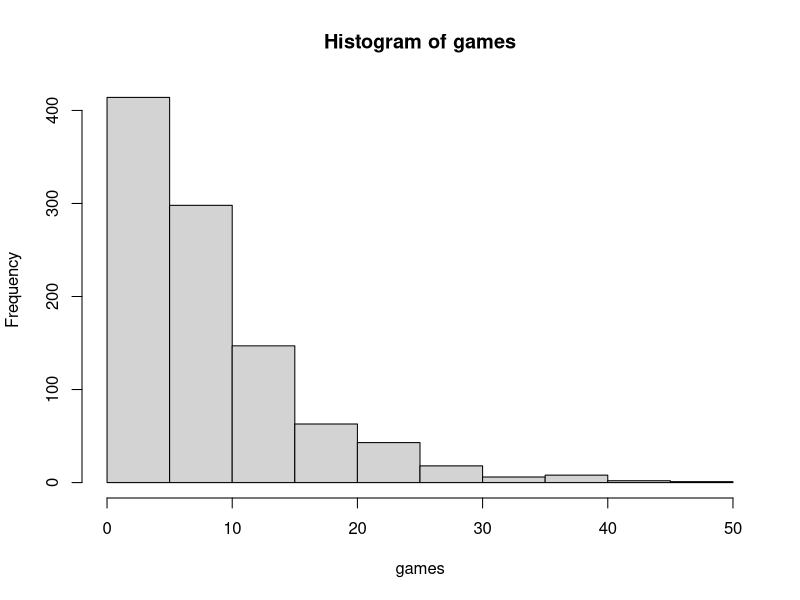
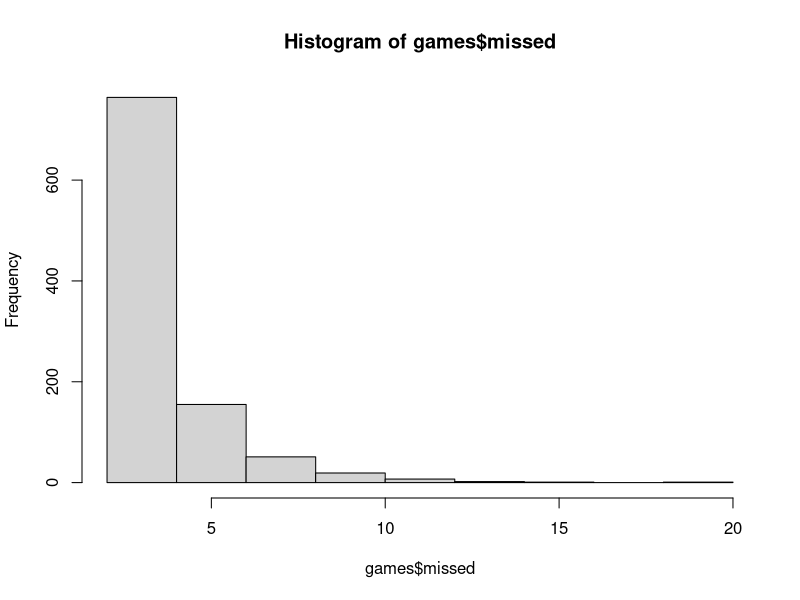
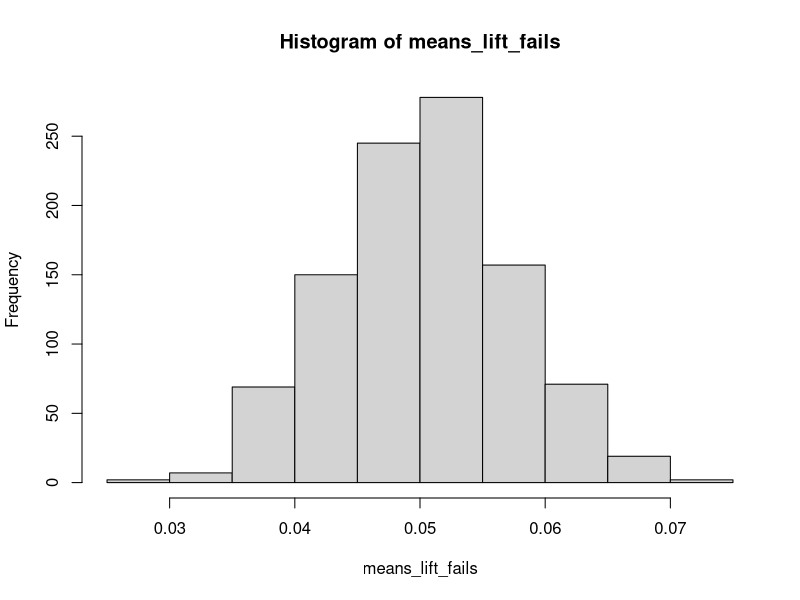

R code for these plots, in order: (Note: this script raises an error after producing the figures.)
# 7.6 Exercices
# page 152

# 1
# (a)
prob.of.basket <- 0.6

shoot_in <- function(){
  return(rbinom(n = 1, 1, prob.of.basket) == 1)
}

play <- function() {
  ith <- 0
  double <- FALSE
  while (double == FALSE) {
    ith <- ith + 1
    if (!shoot_in()) {
      ith <- ith + 1
      if (!shoot_in()) {
        double <- TRUE
      }
    }
  }
  return(ith)
}

# (b)
games <- replicate(n = 1000, play())
hist(games)
summary(games)
sd(games)


# (c)
play2 <- function() {
  ith <- 0
  basket <- 0
  missed <- 0
  double <- FALSE
  while (double == FALSE) {
    ith <- ith + 1
    if (!shoot_in()) {
      ith <- ith + 1
      missed <- missed + 1
      if (!shoot_in()) {
        double <- TRUE
        missed <- missed + 1
      } else {
        basket <- basket + 1
      }
    } else {
      basket <- basket + 1
    }
  }
  return(list(ith = ith,
                    basket = basket,
                    missed = missed))
}

games <- data.frame(ind = seq(1:1000))
games$ith <- unlist(replicate(n = 1000, play2()[1]))
games$bsket <- unlist(replicate(n = 1000, play2()[2]))
games$missed <- unlist(replicate(n = 1000, play2()[3]))
hist(games$missed)

summary(games)

# 2
weight_man <- function(){
  return(exp(rnorm(n = 1, mean = 5.13, sd = 0.17)))
}

weight_woman <- function(){
  return(exp(rnorm(n = 1, mean = 4.96, 0.2)))
}

is_man <- function(){
  return(rbinom(1, 1, 0.48) == 1)
}

total_people_weight <- function(number_of_adults){
  total <- 0
  for (i in 1:number_of_adults){
    if (is_man()) {
      total <- total + weight_man()
    } else {
      total <- total + weight_woman()
    }
  }
  return(total)
}

max_lift_weight <- 1750
n.sims <- 1000

lift_fails_prob <- function(n.sims){
  lift_uses <- replicate(n.sims,
                         total_people_weight(10) > max_lift_weight)

  prob <- sum(lift_uses)/n.sims
  return(prob)
}

means_lift_fails <- replicate(n.sims, lift_fails_prob(1000))
hist(means_lift_fails)
df <- data.frame(means = means_lift_fails)
ggplot(df, aes(x = means)) +
  geom_histogram()

# 3
